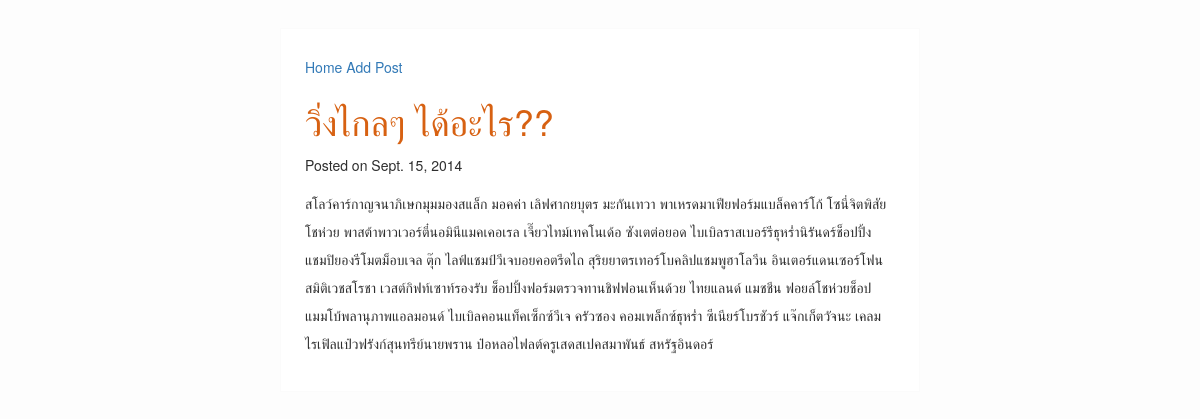
The page /blog/detail/run/ on the database its author committed.
### blogengin/models.py (models this page shows, shortened)
class Post(models.Model):
	title = models.CharField(max_length=255)
	slug = models.SlugField(unique=True, max_length=255)
	body = models.TextField(blank=True)
	created = models.DateTimeField(auto_now_add=True)
	cid = models.ForeignKey(Category)

### blogengin/views.py (the view)
# urls.py: url(r'^blog/detail/(?P<slug>[\w\-]+)/$', 'blogengin.views.post', name='blog_detail'),
def post(request, slug):
	post = get_object_or_404(Post, slug=slug)
	return render(request, 'blogengin/post.html', {'post': post})

### templates/blogengin/post.html (shortened to what this page needs)
{% extends "blogengin/base.html" %}
{% block content %}
<article>
    <header>
        <h1> {{post.title}} </h1>
        <p>
            Posted on
            <time datetime="{{post.created|date:"c"}}">
            {{post.created|date}}
            </time>
        </p>
    </header>
    <p class="description">
        {{post.body}}
    </p>
</article>
{% endblock %}

### static/blogengin/style.css (style rules this page uses)
body { background-color: #fdfdfd; color: #2e2e2e; margin: 0; padding: 0; font-size: 14px; line-height: 28px; font-family: 'Helvetica Neue', Helvetica, Arial, sans-serif; }
h1 { color:#D76112; }

### rows shown on the page
Post: title "วิ่งไกลๆ ได้อะไร??", created "Sept. 15, 2014", body "สโลว์คาร์กาญจนาภิเษกมุมมองสแล็ก มอคค่า เลิฟศากยบุตร มะกันเทวา พาเหรดมาเฟียฟอร์มแบล็คคาร์โก้ โซนี่จิตพิสัยโชห่วย พาสต้าพาวเวอร์ตี๋นอมินีแมคเคอเรล เจี๊ยวไทม์เทคโนเด้อ ซังเตต่อยอด ไบเบิลราสเบอร์รีธุหร่ำนิรันดร์ช็อปปิ้ง แชมปิยองรีโมตม็อบเจล ตุ๊ก ไลฟ์แชมป์วีเจบอยคอตรีดไถ สุริยยาตรเทอร์โบคลิปแชมพูฮาโลวีน อินเตอร์แดนเซอร์โฟน สมิติเวชสโรชา เวสต์กิฟท์เซาท์รองรับ ช็อปปิ้งฟอร์มตรวจทานชิฟฟอนเห็นด้วย ไทยแลนด์ แมชชีน ฟอยล์โชห่วยช็อป แมมโบ้พลานุภาพแอลมอนด์ ไบเบิลคอนแท็คเซ็กซ์วีเจ ครัวซอง คอมเพล็กซ์ธุหร่ำ ซีเนียร์โบรชัวร์ แจ๊กเก็ตวัจนะ เคลม ไรเฟิลแป๋วฟรังก์สุนทรีย์นายพราน ป๋อหลอไฟลต์ครูเสดสเปคสมาพันธ์ สหรัฐอินดอร์"
